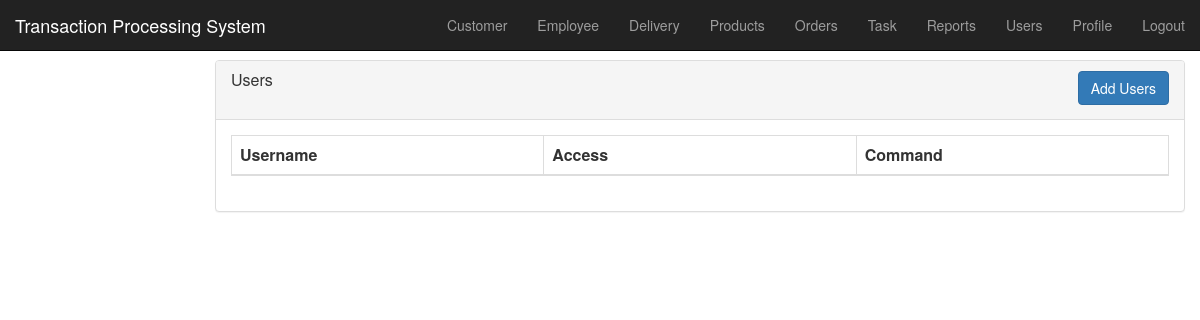
/users.php, run on an earlier commit of the app's database.
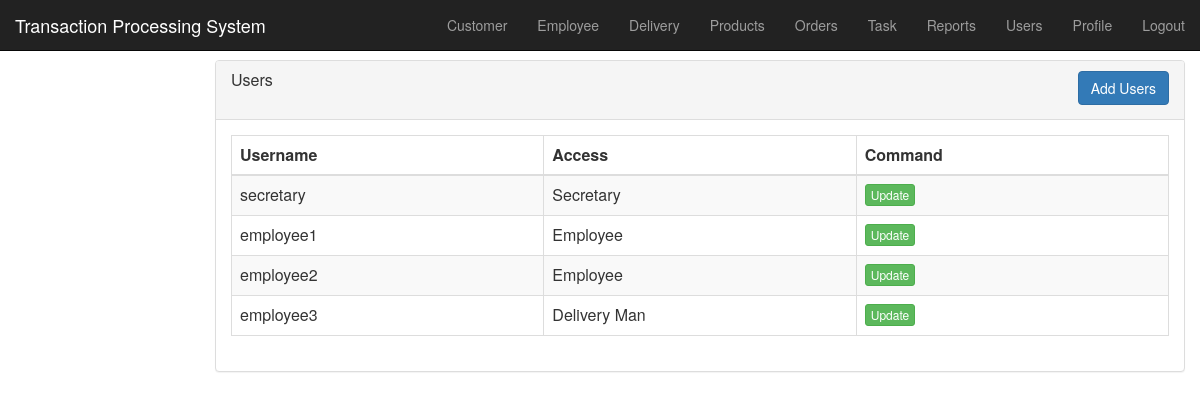
And on a later commit of the database.
### tables this page shows
CREATE TABLE `users` (
  `id` int(11) NOT NULL,
  `username` varchar(250) NOT NULL,
  `password` varchar(250) NOT NULL,
  `access` int(11) NOT NULL,
  `assign` int(11) NOT NULL
);

### core/database.php (called while the page is built, shortened)
<?php
 class Database
 {
      private $host = "localhost";
      private $username = 'root';
      private $password = '123456';
      private  $database = 'db_gfctps';
      public function database_connect()
      {
           $this->connect = mysqli_connect($this->host, $this->username, $this->password, $this->database);
      }
 }
 ?>

### users.php (the view, shortened to what this page needs)
<?php include 'includes/header.php';?>
    <div class="container-fluid">
                <div class="row">
                  <br />
                  <br />
                  <br />
              			<div class="col-sm-9 col-sm-offset-3 col-md-10 col-md-offset-2 main">
                    <div class="panel panel-default">
                    <div class="panel-heading">
                      <h3 class="panel-title">
                          <button type="button" class="btn btn-primary btn-md pull-right" data-toggle="modal" data-target="#myModal">
                            Add Users
                          </button>
                      Users</h3>
                      <br />
                    </div>
                    <div class="panel-body">
                      <table id="employee_data" class="table table-bordered table-striped">
                                <thead>
                                    <tr>
                                       <th width="14%">Username</th>
                                       <th width="14%">Access</th>
                                       <th width="14%">Command</th>
                                  </tr>
                                </thead>
                                <tbody  >
                                       <?php
                                             $query ="SELECT * FROM users WHERE access !=0";
                                             $result = mysqli_query($object->connect, $query);
                                              while($row = mysqli_fetch_object($result))
                                                  {
                                                      switch ($row->access) {
                                                        case 1:
                                                          $access = 'Secretary';
                                                          break;
                                                        case 2:
                                                          $access = 'Employee';
                                                          break;
                                                        case 3:
                                                          $access = 'Delivery Man';
                                                          break;
                                                      }
                                                       echo '
                                                       <tr>
                                                            <td>'.$row->username.'</td>
                                                            <td>'.$access.'</td>
                                                            <td><button type="button" name="update" id="'.$row->id.'" class="btn btn-success btn-xs updateUser">Update</button></td>
                                                       </tr>
                                                       ';
                                                  }
                                        ?>
                                </tbody>
                        </table>
                    </div>
                  </div>
           </div>
     </div>
</div>
<?php
include 'includes/footer.php';
?>

What changed in the data, as far as the page shows it:
added users: username "secretary", access "Secretary"
added users: username "employee1", access "Employee"
added users: username "employee2", access "Employee"
added users: username "employee3", access "Delivery Man"
